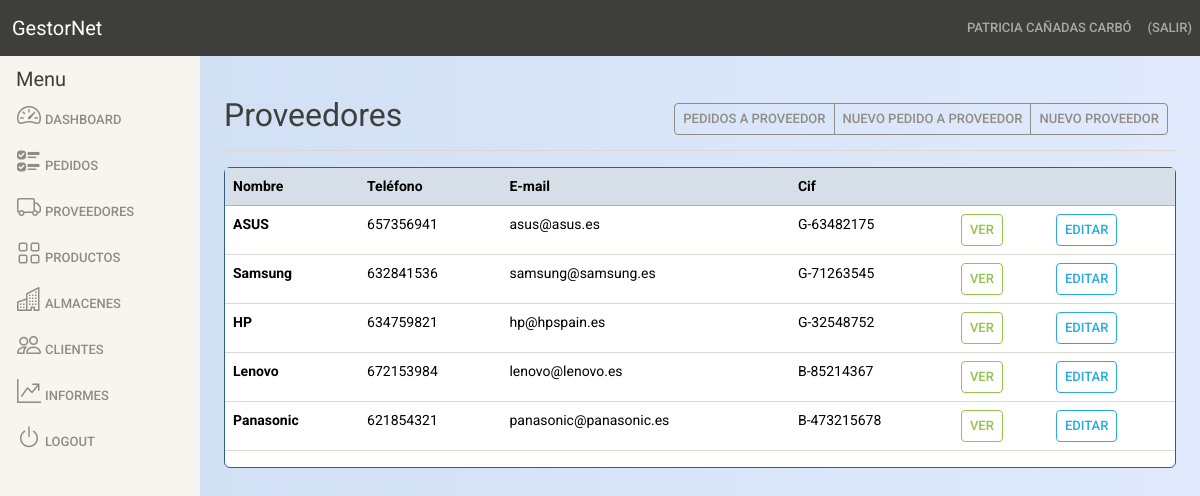
/proveedores (signed in), run on the app's committed database.
### models.py (models this page shows, shortened)
class User(db.Base, UserMixin):
    __tablename__ = "usuarios"
    __table_args__ = {'sqlite_autoincrement': True}  # Autoincrementa la primary_key de la tabla.
    id = Column(Integer, primary_key=True)
    name = Column(String(60), nullable=False)
    surname = Column(String(80), nullable=False)
    email = Column(String(256), nullable=False)
    password = Column(String(128), nullable=False)
    is_admin = Column(Boolean, default=False)

class Proveedor(db.Base):
    __tablename__ = "proveedores"
    __table_args__ = {'sqlite_autoincrement': True} # Autoincrementa la primary_key de la tabla.
    id = Column(Integer, primary_key=True)
    nombre = Column(String(200), nullable=False) # nullable hace que el campo nombre NO pueda estar vacío.
    telefono = Column(Integer, nullable=False)
    direccion = Column(String(500))
    cif = Column(String(16), nullable=False)
    iva = Column(Integer, nullable=False)
    descuento = Column(Integer, nullable=False)
    email = Column(String(100), nullable=False)

### main.py (the view)
@app.route("/proveedores") # Listado de proveedores
@login_required
def proveedores():
    entradas = db.session.query(Proveedor).all()
    sortparams = {'sortby': 'column_name', 'sortdir': 'asc'}
    return render_template("supplier.html", entradas=entradas, sortparams=sortparams)

### main.py (called while the page is built)
@login_manager.user_loader
def load_user(user_id):
    return db.session.query(User).filter_by(id=user_id).first()

### templates/supplier.html (shortened to what this page needs)
{% extends "includes/base.html" %}
{% block content %}
<main class="col-md-9 ms-sm-auto col-lg-10 px-md-4 py-4">
    <div class="d-flex justify-content-between flex-wrap flex-md-nowrap align-items-center pt-3 pb-2 mb-3 border-bottom">
        <h1 class="h2">Proveedores</h1>
        {% if current_user.is_admin %}
        <div class="btn-toolbar mb-2 mb-md-0">
            <div class="btn-group me-2">
                <a href="{{ url_for('pedidos_proveedor')}}" class="btn btn-sm btn-outline-secondary">Pedidos a proveedor</a>
                <a href="{{ url_for('proveedor_order')}}" class="btn btn-sm btn-outline-secondary">Nuevo pedido a proveedor</a>
                <a href="{{ url_for('crear_proveedor')}}" class="btn btn-sm btn-outline-secondary">Nuevo proveedor</a>
            </div>
        </div>
        {% endif %}
    </div>
    <div class="card border-primary mb-3 small">
        <table id="multi-filter-select" class="table table-hover">
            <thead>
                <tr class="table-primary">
                    <th scope="col">Nombre</th>
                    <th scope="col">Teléfono</th>
                    <th scope="col">E-mail</th>
                    <th scope="col">Cif</th>
                    {% if current_user.is_admin %}
                    <th scope="col"></th>
                    <th scope="col"></th>
                    {% endif %}
                </tr>
            </thead>
            <tbody>
                {% for entrada in entradas %}
                    <tr>
                        <th scope="row">{{entrada.nombre}}</th>
                        <td>{{entrada.telefono}}</td>
                        <td>{{entrada.email}}</td>
                        <td>{{entrada.cif}}</td>
                        {% if current_user.is_admin %}
                        <td><a href="{{ url_for('view_supplier', entrada_id=entrada.id)}}" class="btn btn-outline-success btn-sm">Ver</a></td>
                        <td><a href="{{ url_for('edits', entrada_id=entrada.id)}}" class="btn btn-outline-info btn-sm">Editar</a></td>
                        {% endif %}
                    </tr>
                {% endfor %}
            </tbody>
        </table>
    </div>
</main>
{% endblock content %}

### templates/includes/navigation.html (shortened to what this page needs)
<nav class="navbar navbar-expand-lg bg-dark col-12" data-bs-theme="dark">
    &nbsp;&nbsp;&nbsp;<a class="navbar-brand" href="/">GestorNet</a>
    <div class="collapse navbar-collapse" id="navbarColor01">
        <ul class="navbar-nav ms-auto">
            {% if current_user.is_authenticated %}
            <li class="nav-item">
                <a class="nav-link " href="#"> {{ current_user.name }}&nbsp;{{ current_user.surname }} </a>
            </li>
            <li class="nav-item">
                <a class="nav-link " href="/logout"> {{ session["username"]}} (Salir)</a>
            </li>
            {% endif %}
        </ul>
    </div>
</nav>

### static/main.css (style rules this page uses)
body { background: #E0EAFC; background: -webkit-linear-gradient(to right, #CFDEF3, #E0EAFC); background: linear-gradient(to right, #CFDEF3, #E0EAFC); }

### data on the page
User: name "PATRICIA", surname "CAÑADAS CARBÓ"
Proveedor: nombre "ASUS", telefono "657356941", email "asus@asus.es", cif "G-63482175"
Proveedor: nombre "Samsung", telefono "632841536", email "samsung@samsung.es", cif "G-71263545"
Proveedor: nombre "HP", telefono "634759821", email "hp@hpspain.es", cif "G-32548752"
Proveedor: nombre "Lenovo", telefono "672153984", email "lenovo@lenovo.es", cif "B-85214367"
Proveedor: nombre "Panasonic", telefono "621854321", email "panasonic@panasonic.es", cif "B-473215678"
